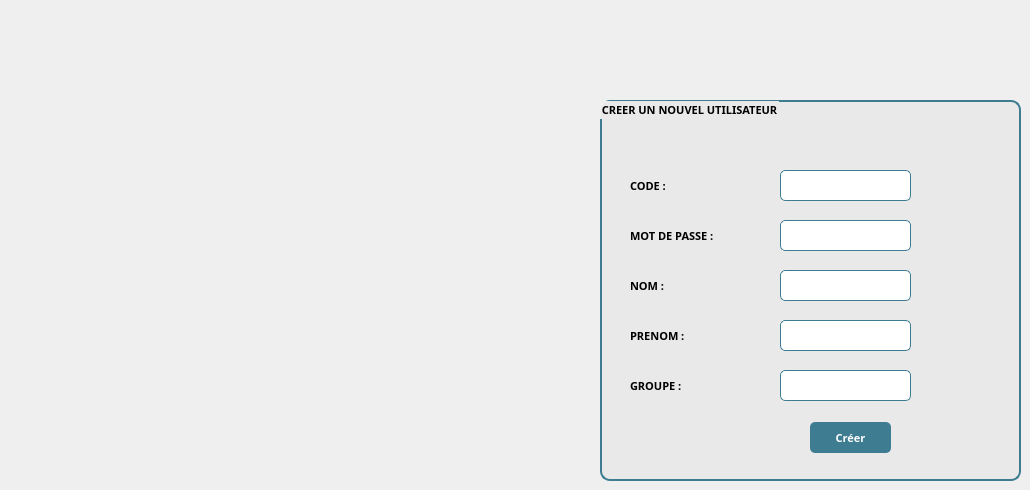
    <widget class="QWidget" name="tab">
     <attribute name="title">
      <string>Créer un utilisateur</string>
     </attribute>
     <widget class="QGroupBox" name="groupBox_2">
      <property name="geometry">
       <rect>
        <x>600</x>
        <y>100</y>
        <width>421</width>
        <height>381</height>
       </rect>
      </property>
      <property name="font">
       <font>
        <family>Malgun Gothic</family>
        <pointsize>8</pointsize>
        <weight>75</weight>
        <italic>false</italic>
        <bold>true</bold>
       </font>
      </property>
      <property name="styleSheet">
       <string notr="true">background-color: rgb(233, 233, 233);
border-radius: 10px;
border:2px solid rgb(62, 124, 146);
</string>
      </property>
      <property name="title">
       <string>CREER UN NOUVEL UTILISATEUR</string>
      </property>
      <widget class="QLineEdit" name="code">
       <property name="geometry">
        <rect>
         <x>180</x>
         <y>70</y>
         <width>131</width>
         <height>31</height>
        </rect>
       </property>
       <property name="styleSheet">
        <string notr="true">background-color: rgb(255, 255, 255);
border-radius: 5px;
border:1px solid rgb(62, 124, 146);</string>
       </property>
      </widget>
      <widget class="QLineEdit" name="mdp">
       <property name="geometry">
        <rect>
         <x>180</x>
         <y>120</y>
         <width>131</width>
         <height>31</height>
        </rect>
       </property>
       <property name="styleSheet">
        <string notr="true">background-color: rgb(255, 255, 255);
border-radius: 5px;
border:1px solid rgb(62, 124, 146);</string>
       </property>
      </widget>
      <widget class="QLineEdit" name="nomUtilisateur">
       <property name="geometry">
        <rect>
         <x>180</x>
         <y>170</y>
         <width>131</width>
         <height>31</height>
        </rect>
       </property>
       <property name="styleSheet">
        <string notr="true">background-color: rgb(255, 255, 255);
border-radius: 5px;
border:1px solid rgb(62, 124, 146);</string>
       </property>
      </widget>
      <widget class="QLineEdit" name="prenom">
       <property name="geometry">
        <rect>
         <x>180</x>
         <y>220</y>
         <width>131</width>
         <height>31</height>
        </rect>
       </property>
       <property name="styleSheet">
        <string notr="true">background-color: rgb(255, 255, 255);
border-radius: 5px;
border:1px solid rgb(62, 124, 146);</string>
       </property>
      </widget>
      <widget class="QLabel" name="label_25">
       <property name="geometry">
        <rect>
         <x>30</x>
         <y>70</y>
         <width>91</width>
         <height>31</height>
        </rect>
       </property>
       <property name="font">
        <font>
         <family>Malgun Gothic</family>
         <pointsize>8</pointsize>
         <weight>75</weight>
         <italic>false</italic>
         <bold>true</bold>
        </font>
       </property>
       <property name="styleSheet">
        <string notr="true">border: none;</string>
       </property>
       <property name="text">
        <string>CODE :</string>
       </property>
      </widget>
      <widget class="QLabel" name="label_26">
       <property name="geometry">
        <rect>
         <x>30</x>
         <y>120</y>
         <width>101</width>
         <height>31</height>
        </rect>
       </property>
       <property name="font">
        <font>
         <family>Malgun Gothic</family>
         <pointsize>8</pointsize>
         <weight>75</weight>
         <italic>false</italic>
         <bold>true</bold>
        </font>
       </property>
       <property name="styleSheet">
        <string notr="true">border: none;</string>
       </property>
       <property name="text">
        <string>MOT DE PASSE :</string>
       </property>
      </widget>
      <widget class="QLabel" name="label_27">
       <property name="geometry">
        <rect>
         <x>30</x>
         <y>170</y>
         <width>91</width>
         <height>31</height>
        </rect>
       </property>
       <property name="font">
        <font>
         <family>Malgun Gothic</family>
         <pointsize>8</pointsize>
         <weight>75</weight>
         <italic>false</italic>
         <bold>true</bold>
        </font>
       </property>
       <property name="styleSheet">
        <string notr="true">border: none;</string>
       </property>
       <property name="text">
        <string>NOM :</string>
       </property>
      </widget>
      <widget class="QLabel" name="label_28">
       <property name="geometry">
        <rect>
         <x>30</x>
         <y>225</y>
         <width>61</width>
         <height>21</height>
        </rect>
       </property>
       <property name="font">
        <font>
         <family>Malgun Gothic</family>
         <pointsize>8</pointsize>
         <weight>75</weight>
         <italic>false</italic>
         <bold>true</bold>
        </font>
       </property>
       <property name="styleSheet">
        <string notr="true">border:none;</string>
       </property>
       <property name="text">
        <string>PRENOM :</string>
       </property>
      </widget>
      <widget class="QLineEdit" name="groupe">
       <property name="geometry">
        <rect>
         <x>180</x>
         <y>270</y>
         <width>131</width>
         <height>31</height>
        </rect>
       </property>
       <property name="styleSheet">
        <string notr="true">background-color: rgb(255, 255, 255);
border-radius: 5px;
border:1px solid rgb(62, 124, 146);</string>
       </property>
      </widget>
      <widget class="QLabel" name="label_29">
       <property name="geometry">
        <rect>
         <x>30</x>
         <y>275</y>
         <width>71</width>
         <height>21</height>
        </rect>
       </property>
       <property name="font">
        <font>
         <family>Malgun Gothic</family>
         <pointsize>8</pointsize>
         <weight>75</weight>
         <italic>false</italic>
         <bold>true</bold>
        </font>
       </property>
       <property name="styleSheet">
        <string notr="true">border: none;</string>
       </property>
       <property name="text">
        <string>GROUPE :</string>
       </property>
      </widget>
      <widget class="QPushButton" name="createUser">
       <property name="geometry">
        <rect>
         <x>210</x>
         <y>322</y>
         <width>81</width>
         <height>31</height>
        </rect>
       </property>
       <property name="font">
        <font>
         <family>Malgun Gothic</family>
         <pointsize>8</pointsize>
         <weight>75</weight>
         <italic>false</italic>
         <bold>true</bold>
        </font>
       </property>
       <property name="styleSheet">
        <string notr="true">background-color: rgb(62, 124, 146);
color: rgb(255, 255, 255);
border-radius: 5px;
border: none;</string>
       </property>
       <property name="text">
        <string>Créer</string>
       </property>
      </widget>
     </widget>
    </widget>
